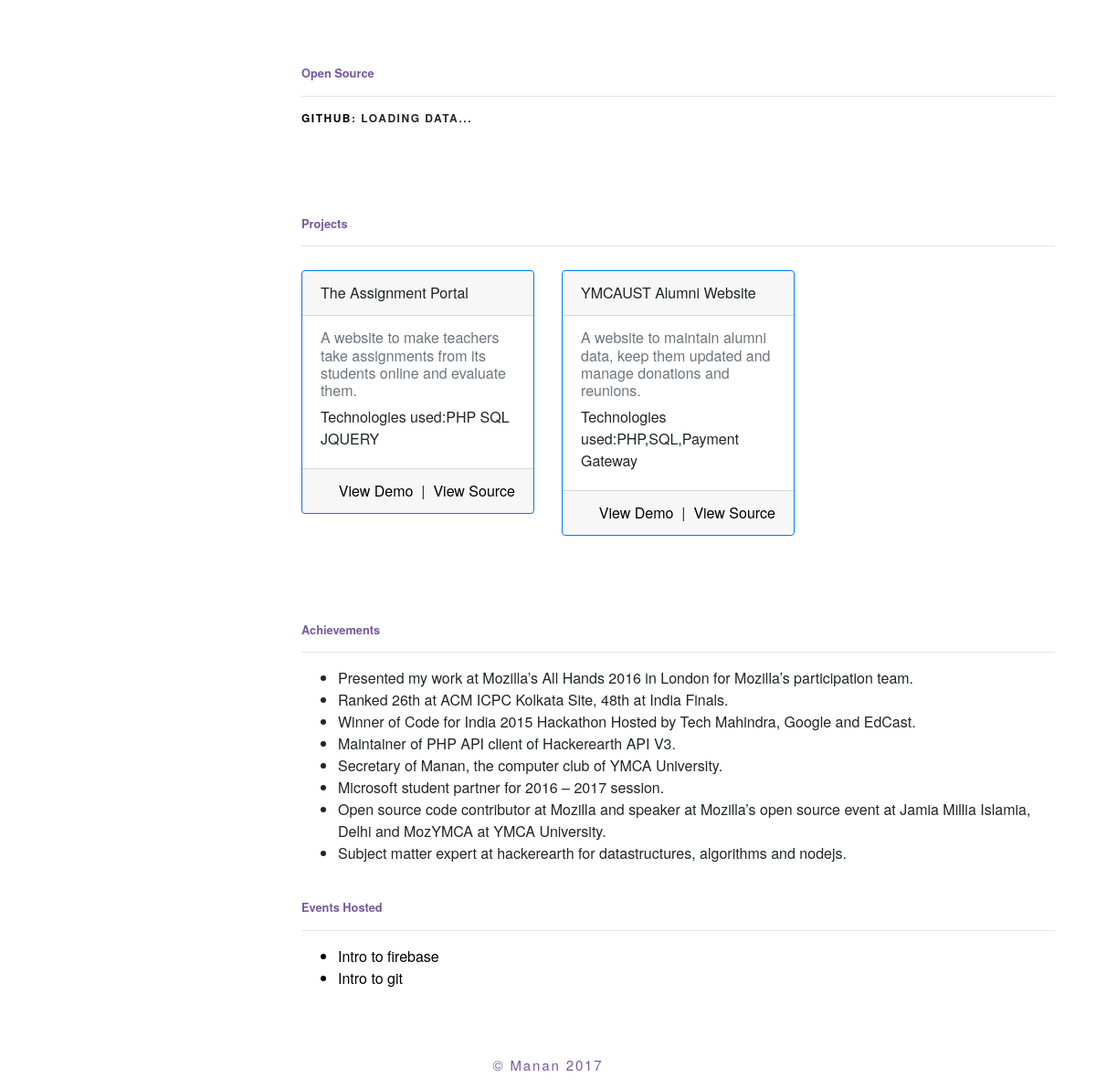
/member/9643763712/ (lower part), run on an earlier commit of the app's database.
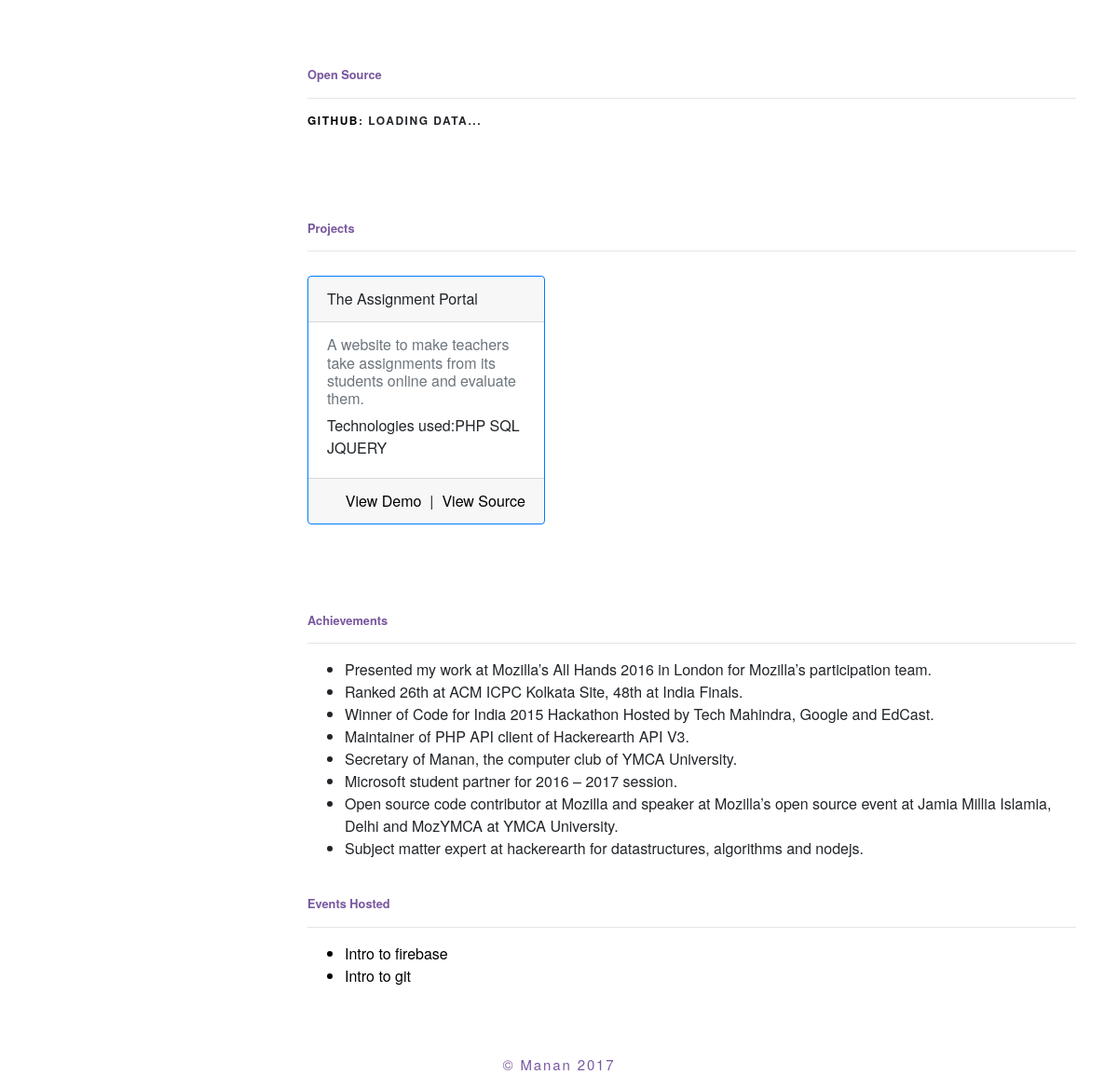
And on a later commit of the database.
### main/models.py (models this page shows, shortened)
class project(models.Model):
    description = models.TextField(blank=True, null=True)
    title = models.CharField(max_length=500)
    owner = models.ManyToManyField(User)
    demo_link = models.CharField(max_length=100,blank=True)
    source = models.CharField(max_length=100)
    technologies = models.CharField(max_length=1000)

class Event(models.Model):
    description = models.TextField(blank=True, null=True)
    title = models.CharField(max_length=500)
    host = models.ManyToManyField(User)
    venue = models.CharField(max_length=100)
    fee = models.IntegerField(default=0)
    rules = models.TextField(blank=True, null=True)
    prerequistes = models.TextField(blank=True, null=True)
    start_date = models.DateField(default=datetime.date.today,auto_now=False,auto_now_add=False)
    end_date = models.DateField(default=datetime.date.today,auto_now=False,auto_now_add=False)
    start_time = models.TimeField(default=datetime.datetime.now().time(),auto_now=False,auto_now_add=False)
    end_time = models.TimeField(default=datetime.datetime.now().time(),auto_now=False,auto_now_add=False)

### main/views.py (the view)
# urls.py: url(r'^member/(?P<username>[\w\-]+)/',memberprofileview,name="member-detail"),
def memberprofileview(request,username):
	user = get_object_or_404(User,username=username)
	achivements = user.profile.achivements
	if achivements !="":
		achivements=achivements.split("--")
	return render(request,'Memberdetail.html',{'member':user,'ach':achivements})

### main/templates/Memberdetail.html (shortened to what this page needs)
{% extends "header.html" %}
{% block page_context %}
<br/><br/>
<div class="container">
<div class="row">
  <div class="col-lg-3"><br/>
  </div>
  <div class="col-lg-9" style="background-color: #fff">
    <small class="text-muted" id="Open_source">
      <br/><br/><br/><br/>
      <p class="txxt-body">Open Source</p>
      <hr>
    </small>
    <p class="txxt-head"><a href="https://github.com/{{member.profile.github}}">Github</a><span id="git_repos">: Loading Data...</span></p>
    {% if member.project_set.all %}
    <small class="text-muted" id="Projects">
      <br/><br/><br/><br/>
      <p class="txxt-body">Projects</p>
      <hr>
    </small>
    <div class="row">
      {% for x in member.project_set.all %}
      <div class="col-lg-4" style="margin-top: 10px;">
        <div class="card border-primary">
          <div class="card-header">
            {{x.title}}
          </div>
          <div class="card-body">
            <h6 class="card-subtitle mb-2 text-muted">
              {{x.description}}
            </h6>
            <p class="card-text">Technologies used:{{x.technologies}} </p>
          </div>
          <div class="card-footer">
            <a href="{{x.source}}" class="float-right">View Source</a>
            <span class="float-right">&nbsp; | &nbsp;</span>
            <a href="{{x.demo_link}}" class="float-right">View Demo</a>
          </div>
        </div>
      </div>
      {% endfor %}
    </div>
    {% endif %}
    {% if ach %}
    <small class="text-muted" id="Achievements">
      <br/><br/><br/><br/>
      <p class="txxt-body">Achievements</p>
      <hr>
    </small>
    <p>
      <ul>
        {% for x in ach %}
        <li>{{x}}</li>
        {% endfor %}
      </ul>
    </p>
    {% endif %}
    {% if member.event_set.all %}
    <small class="text-muted" id="Events_Hosted">
      <br/>
      <p class="txxt-body">Events Hosted</p>
      <hr>
    </small>
    <p>
      <ul>
        {% for x in member.event_set.all %}
        <a href="/event/detail/{{x.pk}}"><li>{{x.title}}</li></a>
        {% endfor %}
      </ul>
    </p>
    {% endif %}
  </div>
</div>
</div>
<br/><br/>
{% endblock page_context %}

What changed in the data, as far as the page shows it:
removed project: title "YMCAUST Alumni Website", description "A website to maintain alumni data, keep them updated and manage donations and reunions.", technologies "PHP,SQL,Payment Gateway"
